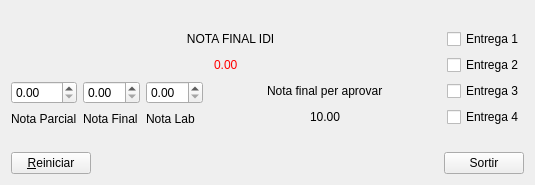
<?xml version="1.0" encoding="UTF-8"?>
<ui version="4.0">
 <class>MyForm</class>
 <widget class="QWidget" name="MyForm">
  <property name="geometry">
   <rect>
    <x>0</x>
    <y>0</y>
    <width>535</width>
    <height>185</height>
   </rect>
  </property>
  <property name="windowTitle">
   <string>Nota Final</string>
  </property>
  <layout class="QVBoxLayout" name="verticalLayout_11">
   <item>
    <layout class="QVBoxLayout" name="verticalLayout_10">
     <item>
      <layout class="QVBoxLayout" name="verticalLayout_9">
       <item>
        <spacer name="verticalSpacer_2">
         <property name="orientation">
          <enum>Qt::Vertical</enum>
         </property>
         <property name="sizeHint" stdset="0">
          <size>
           <width>20</width>
           <height>40</height>
          </size>
         </property>
        </spacer>
       </item>
       <item>
        <layout class="QHBoxLayout" name="horizontalLayout_7">
         <item>
          <layout class="QVBoxLayout" name="verticalLayout_7">
           <item>
            <layout class="QVBoxLayout" name="verticalLayout_4">
             <item>
              <layout class="QHBoxLayout" name="horizontalLayout_3">
               <item>
                <spacer name="horizontalSpacer_6">
                 <property name="orientation">
                  <enum>Qt::Horizontal</enum>
                 </property>
                 <property name="sizeHint" stdset="0">
                  <size>
                   <width>40</width>
                   <height>20</height>
                  </size>
                 </property>
                </spacer>
               </item>
               <item>
                <widget class="QLabel" name="label_6">
                 <property name="text">
                  <string>   NOTA FINAL IDI</string>
                 </property>
                </widget>
               </item>
               <item>
                <spacer name="horizontalSpacer_7">
                 <property name="orientation">
                  <enum>Qt::Horizontal</enum>
                 </property>
                 <property name="sizeHint" stdset="0">
                  <size>
                   <width>40</width>
                   <height>20</height>
                  </size>
                 </property>
                </spacer>
               </item>
              </layout>
             </item>
             <item>
              <layout class="QHBoxLayout" name="horizontalLayout_4">
               <item>
                <spacer name="horizontalSpacer">
                 <property name="orientation">
                  <enum>Qt::Horizontal</enum>
                 </property>
                 <property name="sizeHint" stdset="0">
                  <size>
                   <width>40</width>
                   <height>20</height>
                  </size>
                 </property>
                </spacer>
               </item>
               <item>
                <widget class="MyLabel" name="label">
                 <property name="focusPolicy">
                  <enum>Qt::StrongFocus</enum>
                 </property>
                 <property name="styleSheet">
                  <string notr="true">color: rgb(255, 0, 0);</string>
                 </property>
                 <property name="text">
                  <string>0.00</string>
                 </property>
                </widget>
               </item>
               <item>
                <spacer name="horizontalSpacer_2">
                 <property name="orientation">
                  <enum>Qt::Horizontal</enum>
                 </property>
                 <property name="sizeHint" stdset="0">
                  <size>
                   <width>40</width>
                   <height>20</height>
                  </size>
                 </property>
                </spacer>
               </item>
              </layout>
             </item>
            </layout>
           </item>
           <item>
            <layout class="QHBoxLayout" name="horizontalLayout_5">
             <item>
              <layout class="QVBoxLayout" name="verticalLayout_3">
               <item>
                <widget class="QDoubleSpinBox" name="doubleSpinBox">
                 <property name="maximum">
                  <double>10.000000000000000</double>
                 </property>
                 <property name="singleStep">
                  <double>0.010000000000000</double>
                 </property>
                 <property name="stepType">
                  <enum>QAbstractSpinBox::DefaultStepType</enum>
                 </property>
                </widget>
               </item>
               <item>
                <widget class="QLabel" name="label_2">
                 <property name="text">
                  <string>Nota Parcial</string>
                 </property>
                </widget>
               </item>
              </layout>
             </item>
             <item>
              <layout class="QVBoxLayout" name="verticalLayout_2">
               <item>
                <widget class="QDoubleSpinBox" name="doubleSpinBox_2">
                 <property name="maximum">
                  <double>10.000000000000000</double>
                 </property>
                 <property name="singleStep">
                  <double>0.010000000000000</double>
                 </property>
                 <property name="stepType">
                  <enum>QAbstractSpinBox::DefaultStepType</enum>
                 </property>
                </widget>
               </item>
               <item>
                <widget class="QLabel" name="label_3">
                 <property name="text">
                  <string>Nota Final</string>
                 </property>
                </widget>
               </item>
              </layout>
             </item>
             <item>
              <layout class="QVBoxLayout" name="verticalLayout">
               <item>
                <widget class="QDoubleSpinBox" name="doubleSpinBox_3">
                 <property name="maximum">
                  <double>10.000000000000000</double>
                 </property>
                 <property name="singleStep">
                  <double>0.010000000000000</double>
                 </property>
                 <property name="stepType">
                  <enum>QAbstractSpinBox::DefaultStepType</enum>
                 </property>
                </widget>
               </item>
               <item>
                <widget class="QLabel" name="label_4">
                 <property name="text">
                  <string>Nota Lab</string>
                 </property>
                </widget>
               </item>
              </layout>
             </item>
             <item>
              <layout class="QVBoxLayout" name="verticalLayout_5">
               <item>
                <layout class="QHBoxLayout" name="horizontalLayout">
                 <item>
                  <spacer name="horizontalSpacer_9">
                   <property name="orientation">
                    <enum>Qt::Horizontal</enum>
                   </property>
                   <property name="sizeHint" stdset="0">
                    <size>
                     <width>40</width>
                     <height>20</height>
                    </size>
                   </property>
                  </spacer>
                 </item>
                 <item>
                  <widget class="MyLabel" name="label_7">
                   <property name="styleSheet">
                    <string notr="true"/>
                   </property>
                   <property name="text">
                    <string>Nota final per aprovar</string>
                   </property>
                  </widget>
                 </item>
                 <item>
                  <spacer name="horizontalSpacer_8">
                   <property name="orientation">
                    <enum>Qt::Horizontal</enum>
                   </property>
                   <property name="sizeHint" stdset="0">
                    <size>
                     <width>40</width>
                     <height>20</height>
                    </size>
                   </property>
                  </spacer>
                 </item>
                </layout>
               </item>
               <item>
                <layout class="QHBoxLayout" name="horizontalLayout_2">
                 <item>
                  <spacer name="horizontalSpacer_3">
                   <property name="orientation">
                    <enum>Qt::Horizontal</enum>
                   </property>
                   <property name="sizeHint" stdset="0">
                    <size>
                     <width>40</width>
                     <height>20</height>
                    </size>
                   </property>
                  </spacer>
                 </item>
                 <item>
                  <widget class="MyLabel" name="label_5">
                   <property name="styleSheet">
                    <string notr="true"/>
                   </property>
                   <property name="text">
                    <string>10.00</string>
                   </property>
                  </widget>
                 </item>
                 <item>
                  <spacer name="horizontalSpacer_4">
                   <property name="orientation">
                    <enum>Qt::Horizontal</enum>
                   </property>
                   <property name="sizeHint" stdset="0">
                    <size>
                     <width>40</width>
                     <height>20</height>
                    </size>
                   </property>
                  </spacer>
                 </item>
                </layout>
               </item>
              </layout>
             </item>
            </layout>
           </item>
          </layout>
         </item>
         <item>
          <layout class="QVBoxLayout" name="verticalLayout_6">
           <item>
            <widget class="QCheckBox" name="checkBox_4">
             <property name="text">
              <string>Entrega 1</string>
             </property>
            </widget>
           </item>
           <item>
            <widget class="QCheckBox" name="checkBox">
             <property name="text">
              <string>Entrega 2</string>
             </property>
            </widget>
           </item>
           <item>
            <widget class="QCheckBox" name="checkBox_2">
             <property name="text">
              <string>Entrega 3</string>
             </property>
            </widget>
           </item>
           <item>
            <widget class="QCheckBox" name="checkBox_3">
             <property name="enabled">
              <bool>true</bool>
             </property>
             <property name="text">
              <string>Entrega 4</string>
             </property>
             <property name="checked">
              <bool>false</bool>
             </property>
            </widget>
           </item>
          </layout>
         </item>
        </layout>
       </item>
      </layout>
     </item>
     <item>
      <layout class="QVBoxLayout" name="verticalLayout_8">
       <item>
        <spacer name="verticalSpacer">
         <property name="orientation">
          <enum>Qt::Vertical</enum>
         </property>
         <property name="sizeHint" stdset="0">
          <size>
           <width>20</width>
           <height>40</height>
          </size>
         </property>
        </spacer>
       </item>
       <item>
        <layout class="QHBoxLayout" name="horizontalLayout_6">
         <item>
          <widget class="QPushButton" name="pushButton_2">
           <property name="focusPolicy">
            <enum>Qt::NoFocus</enum>
           </property>
           <property name="text">
            <string>&amp;Reiniciar</string>
           </property>
          </widget>
         </item>
         <item>
          <spacer name="horizontalSpacer_5">
           <property name="orientation">
            <enum>Qt::Horizontal</enum>
           </property>
           <property name="sizeHint" stdset="0">
            <size>
             <width>40</width>
             <height>20</height>
            </size>
           </property>
          </spacer>
         </item>
         <item>
          <widget class="QPushButton" name="pushButton">
           <property name="focusPolicy">
            <enum>Qt::NoFocus</enum>
           </property>
           <property name="text">
            <string>Sortir</string>
           </property>
          </widget>
         </item>
        </layout>
       </item>
      </layout>
     </item>
    </layout>
   </item>
  </layout>
 </widget>
 <customwidgets>
  <customwidget>
   <class>MyLabel</class>
   <extends>QLabel</extends>
   <header>MyLabel.h</header>
   <slots>
    <signal>neteja(double)</signal>
    <signal>nota_necessaria(double)</signal>
    <slot>set_nota_parcial(double)</slot>
    <slot>set_nota_final(double)</slot>
    <slot>set_nota_lab(double)</slot>
    <slot>reset()</slot>
    <slot>set_extra_lab(bool)</slot>
   </slots>
  </customwidget>
 </customwidgets>
 <tabstops>
  <tabstop>label</tabstop>
  <tabstop>doubleSpinBox</tabstop>
  <tabstop>doubleSpinBox_2</tabstop>
  <tabstop>doubleSpinBox_3</tabstop>
 </tabstops>
 <resources/>
 <connections>
  <connection>
   <sender>doubleSpinBox</sender>
   <signal>valueChanged(double)</signal>
   <receiver>label</receiver>
   <slot>set_nota_parcial(double)</slot>
   <hints>
    <hint type="sourcelabel">
     <x>197</x>
     <y>252</y>
    </hint>
    <hint type="destinationlabel">
     <x>232</x>
     <y>121</y>
    </hint>
   </hints>
  </connection>
  <connection>
   <sender>doubleSpinBox_2</sender>
   <signal>valueChanged(double)</signal>
   <receiver>label</receiver>
   <slot>set_nota_final(double)</slot>
   <hints>
    <hint type="sourcelabel">
     <x>272</x>
     <y>254</y>
    </hint>
    <hint type="destinationlabel">
     <x>240</x>
     <y>119</y>
    </hint>
   </hints>
  </connection>
  <connection>
   <sender>doubleSpinBox_3</sender>
   <signal>valueChanged(double)</signal>
   <receiver>label</receiver>
   <slot>set_nota_lab(double)</slot>
   <hints>
    <hint type="sourcelabel">
     <x>374</x>
     <y>245</y>
    </hint>
    <hint type="destinationlabel">
     <x>230</x>
     <y>120</y>
    </hint>
   </hints>
  </connection>
  <connection>
   <sender>label</sender>
   <signal>nota_necessaria(double)</signal>
   <receiver>label_5</receiver>
   <slot>setNum(double)</slot>
   <hints>
    <hint type="sourcelabel">
     <x>237</x>
     <y>116</y>
    </hint>
    <hint type="destinationlabel">
     <x>470</x>
     <y>272</y>
    </hint>
   </hints>
  </connection>
  <connection>
   <sender>pushButton_2</sender>
   <signal>clicked(bool)</signal>
   <receiver>checkBox_4</receiver>
   <slot>setChecked(bool)</slot>
   <hints>
    <hint type="sourcelabel">
     <x>107</x>
     <y>441</y>
    </hint>
    <hint type="destinationlabel">
     <x>698</x>
     <y>166</y>
    </hint>
   </hints>
  </connection>
  <connection>
   <sender>pushButton_2</sender>
   <signal>clicked(bool)</signal>
   <receiver>checkBox</receiver>
   <slot>setChecked(bool)</slot>
   <hints>
    <hint type="sourcelabel">
     <x>134</x>
     <y>427</y>
    </hint>
    <hint type="destinationlabel">
     <x>748</x>
     <y>192</y>
    </hint>
   </hints>
  </connection>
  <connection>
   <sender>pushButton_2</sender>
   <signal>clicked(bool)</signal>
   <receiver>checkBox_2</receiver>
   <slot>setChecked(bool)</slot>
   <hints>
    <hint type="sourcelabel">
     <x>157</x>
     <y>441</y>
    </hint>
    <hint type="destinationlabel">
     <x>759</x>
     <y>231</y>
    </hint>
   </hints>
  </connection>
  <connection>
   <sender>pushButton_2</sender>
   <signal>clicked(bool)</signal>
   <receiver>checkBox_3</receiver>
   <slot>setChecked(bool)</slot>
   <hints>
    <hint type="sourcelabel">
     <x>135</x>
     <y>437</y>
    </hint>
    <hint type="destinationlabel">
     <x>771</x>
     <y>252</y>
    </hint>
   </hints>
  </connection>
  <connection>
   <sender>label</sender>
   <signal>neteja(double)</signal>
   <receiver>doubleSpinBox</receiver>
   <slot>setValue(double)</slot>
   <hints>
    <hint type="sourcelabel">
     <x>244</x>
     <y>122</y>
    </hint>
    <hint type="destinationlabel">
     <x>177</x>
     <y>252</y>
    </hint>
   </hints>
  </connection>
  <connection>
   <sender>pushButton_2</sender>
   <signal>clicked(bool)</signal>
   <receiver>label</receiver>
   <slot>reset()</slot>
   <hints>
    <hint type="sourcelabel">
     <x>100</x>
     <y>424</y>
    </hint>
    <hint type="destinationlabel">
     <x>234</x>
     <y>117</y>
    </hint>
   </hints>
  </connection>
  <connection>
   <sender>label</sender>
   <signal>neteja(double)</signal>
   <receiver>doubleSpinBox_2</receiver>
   <slot>setValue(double)</slot>
   <hints>
    <hint type="sourcelabel">
     <x>237</x>
     <y>126</y>
    </hint>
    <hint type="destinationlabel">
     <x>297</x>
     <y>248</y>
    </hint>
   </hints>
  </connection>
  <connection>
   <sender>label</sender>
   <signal>neteja(double)</signal>
   <receiver>doubleSpinBox_3</receiver>
   <slot>setValue(double)</slot>
   <hints>
    <hint type="sourcelabel">
     <x>246</x>
     <y>120</y>
    </hint>
    <hint type="destinationlabel">
     <x>393</x>
     <y>252</y>
    </hint>
   </hints>
  </connection>
  <connection>
   <sender>checkBox_4</sender>
   <signal>clicked(bool)</signal>
   <receiver>label</receiver>
   <slot>set_extra_lab(bool)</slot>
   <hints>
    <hint type="sourcelabel">
     <x>715</x>
     <y>168</y>
    </hint>
    <hint type="destinationlabel">
     <x>244</x>
     <y>120</y>
    </hint>
   </hints>
  </connection>
  <connection>
   <sender>checkBox</sender>
   <signal>clicked(bool)</signal>
   <receiver>label</receiver>
   <slot>set_extra_lab(bool)</slot>
   <hints>
    <hint type="sourcelabel">
     <x>703</x>
     <y>188</y>
    </hint>
    <hint type="destinationlabel">
     <x>243</x>
     <y>120</y>
    </hint>
   </hints>
  </connection>
  <connection>
   <sender>checkBox_2</sender>
   <signal>clicked(bool)</signal>
   <receiver>label</receiver>
   <slot>set_extra_lab(bool)</slot>
   <hints>
    <hint type="sourcelabel">
     <x>742</x>
     <y>225</y>
    </hint>
    <hint type="destinationlabel">
     <x>243</x>
     <y>119</y>
    </hint>
   </hints>
  </connection>
  <connection>
   <sender>checkBox_3</sender>
   <signal>clicked(bool)</signal>
   <receiver>label</receiver>
   <slot>set_extra_lab(bool)</slot>
   <hints>
    <hint type="sourcelabel">
     <x>720</x>
     <y>261</y>
    </hint>
    <hint type="destinationlabel">
     <x>231</x>
     <y>122</y>
    </hint>
   </hints>
  </connection>
  <connection>
   <sender>pushButton</sender>
   <signal>clicked()</signal>
   <receiver>MyForm</receiver>
   <slot>close()</slot>
   <hints>
    <hint type="sourcelabel">
     <x>353</x>
     <y>368</y>
    </hint>
    <hint type="destinationlabel">
     <x>393</x>
     <y>408</y>
    </hint>
   </hints>
  </connection>
 </connections>
</ui>
